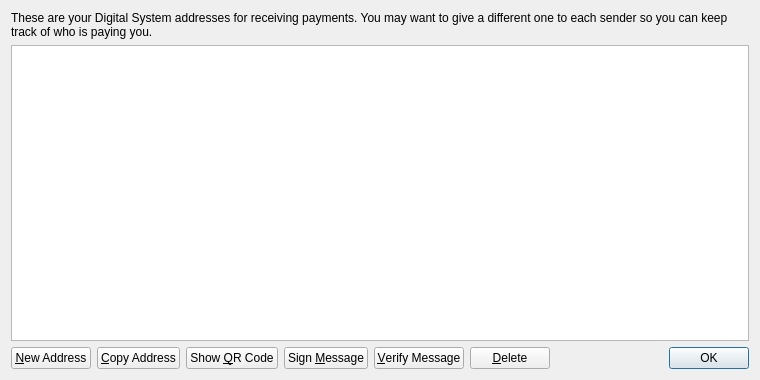
<?xml version="1.0" encoding="UTF-8"?>
<ui version="4.0">
 <class>AddressBookPage</class>
 <widget class="QWidget" name="AddressBookPage">
  <property name="geometry">
   <rect>
    <x>0</x>
    <y>0</y>
    <width>760</width>
    <height>380</height>
   </rect>
  </property>
  <property name="windowTitle">
   <string>Address Book</string>
  </property>
  <layout class="QVBoxLayout" name="verticalLayout">
   <item>
    <widget class="QLabel" name="labelExplanation">
     <property name="text">
      <string>These are your Digital System addresses for receiving payments. You may want to give a different one to each sender so you can keep track of who is paying you.</string>
     </property>
     <property name="textFormat">
      <enum>Qt::PlainText</enum>
     </property>
     <property name="wordWrap">
      <bool>true</bool>
     </property>
    </widget>
   </item>
   <item>
    <widget class="QTableView" name="tableView">
     <property name="contextMenuPolicy">
      <enum>Qt::CustomContextMenu</enum>
     </property>
     <property name="toolTip">
      <string>Double-click to edit address or label</string>
     </property>
     <property name="tabKeyNavigation">
      <bool>false</bool>
     </property>
     <property name="selectionMode">
      <enum>QAbstractItemView::SingleSelection</enum>
     </property>
     <property name="selectionBehavior">
      <enum>QAbstractItemView::SelectRows</enum>
     </property>
     <property name="sortingEnabled">
      <bool>true</bool>
     </property>
     <attribute name="verticalHeaderVisible">
      <bool>false</bool>
     </attribute>
    </widget>
   </item>
   <item>
    <layout class="QHBoxLayout" name="horizontalLayout">
     <item>
      <widget class="QPushButton" name="newAddressButton">
       <property name="toolTip">
        <string>Create a new address</string>
       </property>
       <property name="text">
        <string>&amp;New Address</string>
       </property>
      </widget>
     </item>
     <item>
      <widget class="QPushButton" name="copyToClipboard">
       <property name="toolTip">
        <string>Copy the currently selected address to the system clipboard</string>
       </property>
       <property name="text">
        <string>&amp;Copy Address</string>
       </property>
      </widget>
     </item>
     <item>
      <widget class="QPushButton" name="showQRCode">
       <property name="text">
        <string>Show &amp;QR Code</string>
       </property>
      </widget>
     </item>
     <item>
      <widget class="QPushButton" name="signMessage">
       <property name="toolTip">
        <string>Sign a message to prove you own a Digital System address</string>
       </property>
       <property name="text">
        <string>Sign &amp;Message</string>
       </property>
      </widget>
     </item>
     <item>
      <widget class="QPushButton" name="verifyMessage">
       <property name="toolTip">
        <string>Verify a message to ensure it was signed with a specified Digital System address</string>
       </property>
       <property name="text">
        <string>&amp;Verify Message</string>
       </property>
      </widget>
     </item>
     <item>
      <widget class="QPushButton" name="deleteButton">
       <property name="toolTip">
        <string>Delete the currently selected address from the list</string>
       </property>
       <property name="text">
        <string>&amp;Delete</string>
       </property>
      </widget>
     </item>
     <item>
      <spacer name="horizontalSpacer">
       <property name="orientation">
        <enum>Qt::Horizontal</enum>
       </property>
       <property name="sizeHint" stdset="0">
        <size>
         <width>40</width>
         <height>20</height>
        </size>
       </property>
      </spacer>
     </item>
     <item>
      <widget class="QDialogButtonBox" name="buttonBox">
       <property name="sizePolicy">
        <sizepolicy hsizetype="Maximum" vsizetype="Fixed">
         <horstretch>0</horstretch>
         <verstretch>0</verstretch>
        </sizepolicy>
       </property>
       <property name="standardButtons">
        <set>QDialogButtonBox::Ok</set>
       </property>
      </widget>
     </item>
    </layout>
   </item>
  </layout>
 </widget>
 <resources/>
 <connections/>
</ui>
